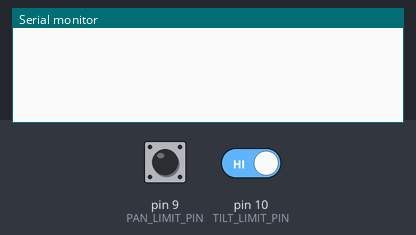
Simulated run of this sketch. Board: Arduino Uno, built with avr-gcc and run on an emulated ATmega328P. Shown: the last lines printed to the serial monitor. Inputs (shaded band) come from the test bench; at power-on: pin 9 (PAN_LIMIT_PIN) HIGH, pin 10 (TILT_LIMIT_PIN) HIGH.

Above: at 1.2 s.
1.3 s: pin 9 (PAN_LIMIT_PIN) driven LOW
At 2.3 s:
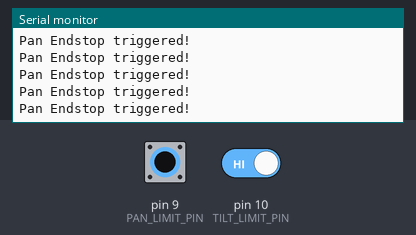
3.2 s: pin 10 (TILT_LIMIT_PIN) driven LOW
At 3.9 s:
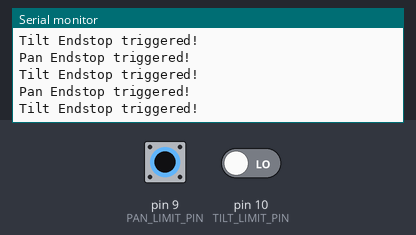

The sketch:

endstop_test.ino
```cpp
// Define endstop pin
#define PAN_LIMIT_PIN  9
#define TILT_LIMIT_PIN 10
void setup() {
  Serial.begin(115200);

  // Configure endstop pins
  pinMode(PAN_LIMIT_PIN, INPUT_PULLUP);
  pinMode(TILT_LIMIT_PIN, INPUT_PULLUP);
}
void loop() {
  // small if statement to check if an endstop is triggered
    if (digitalRead(PAN_LIMIT_PIN) == LOW) {
        Serial.println("Pan Endstop triggered!");
    }
    if (digitalRead(TILT_LIMIT_PIN) == LOW) {
        Serial.println("Tilt Endstop triggered!");
    }
}
```

Measured:
- after the input at 1.3 s, the serial monitor: prints a new line at once (image 1)
- after the input at 3.2 s, the serial monitor: prints a new line at once (image 2)
